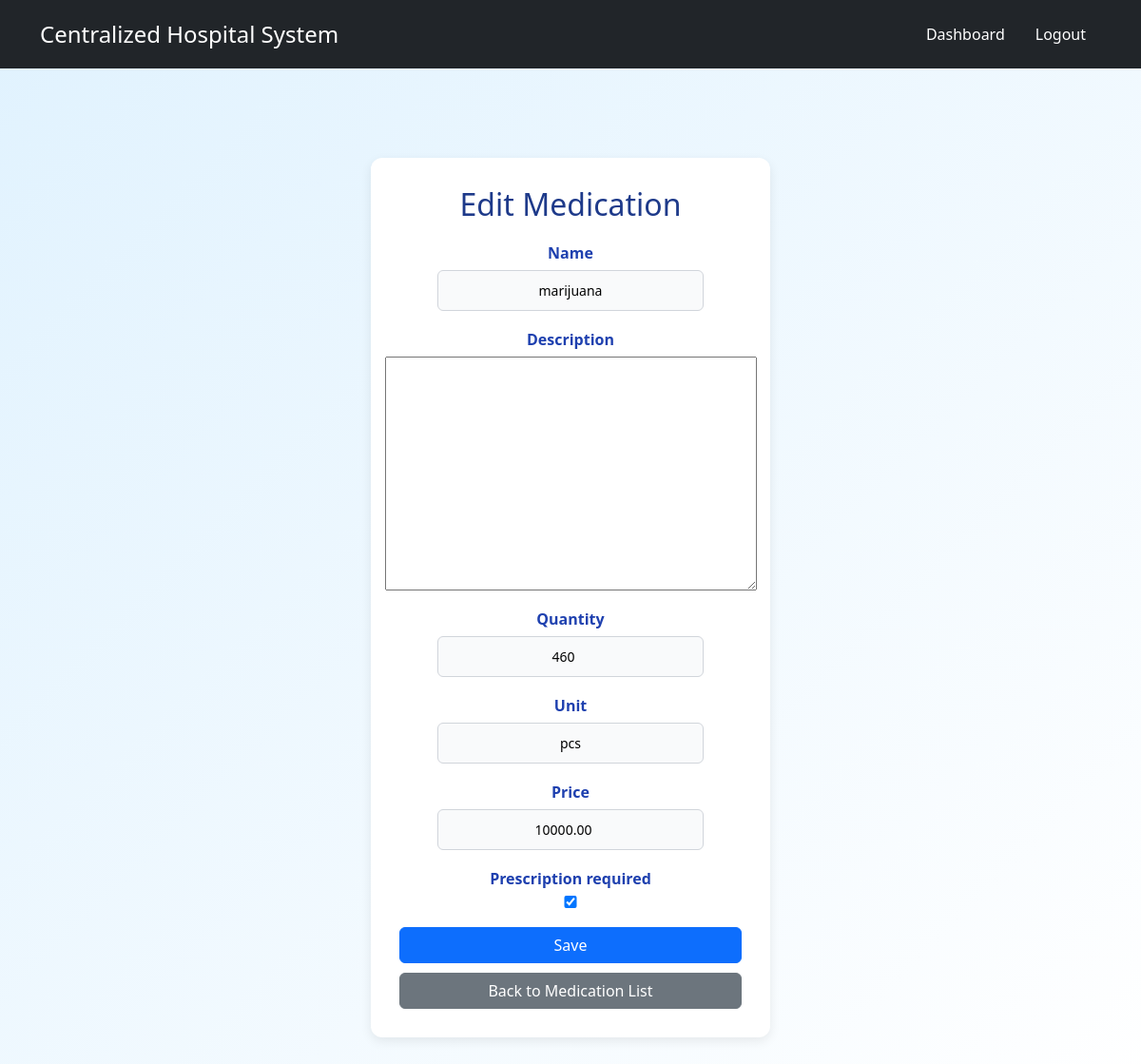
/inventory/medications/7/edit/?hospital_id=4 (signed in), run on an earlier commit of the app's database.
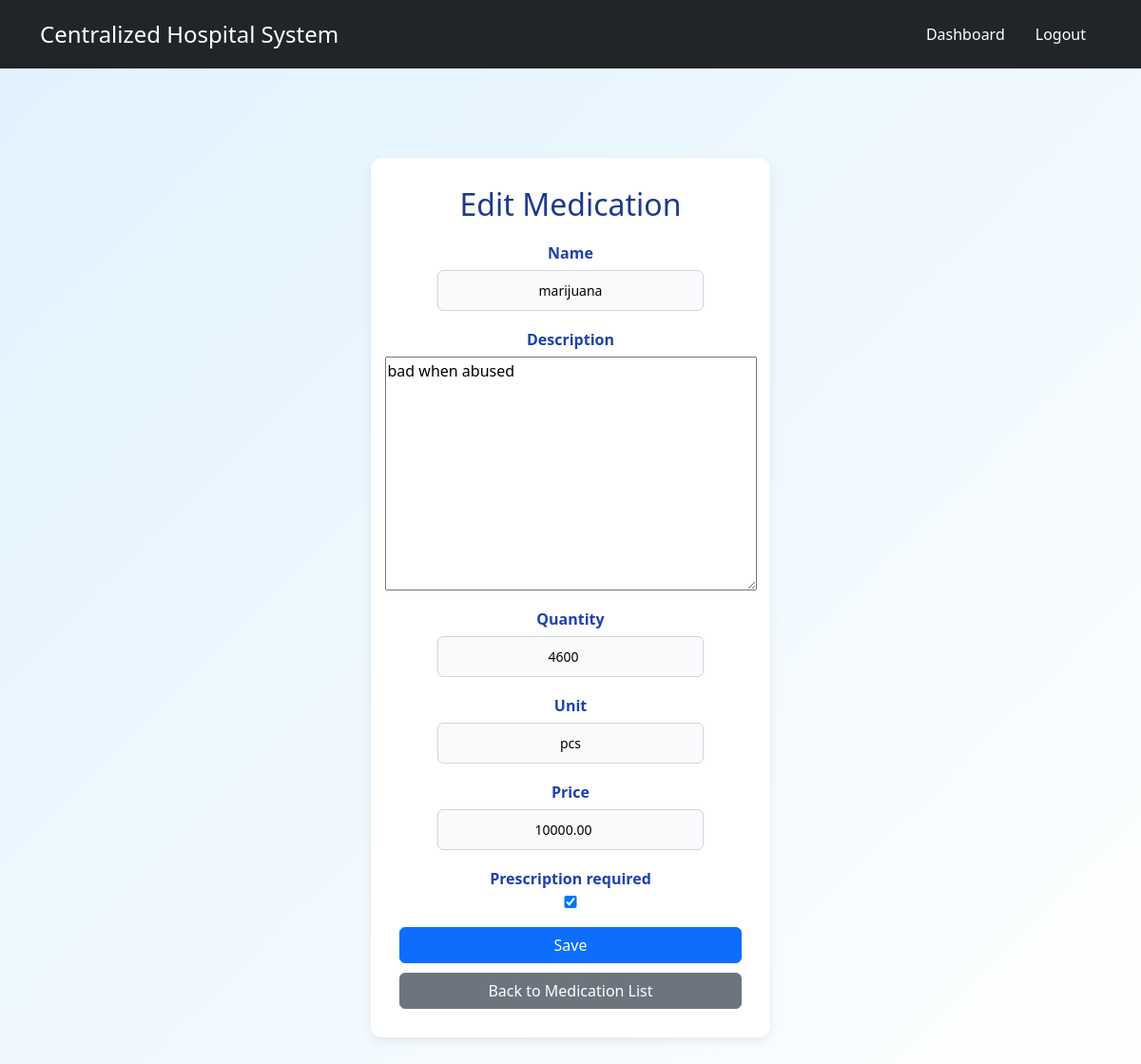
And on a later commit of the database.
### inventory/models.py (models this page shows, shortened)
class Medication(models.Model):
    name = models.CharField(max_length=100)
    description = models.TextField(blank=True, null=True)
    quantity = models.PositiveIntegerField(default=0)  # Stock in inventory
    unit = models.CharField(max_length=50, default="pcs")  # e.g., tablets, bottles
    price = models.DecimalField(max_digits=10, decimal_places=2)
    prescription_required = models.BooleanField(default=False)  # ✅ New field
    hospital = models.ForeignKey(Hospital, on_delete=models.SET_NULL, null=True, blank=True, related_name="medication")
    created_at = models.DateTimeField(auto_now_add=True)
    updated_at = models.DateTimeField(auto_now=True)

### accounts/decorators.py (the view)
        def wrapper(request, *args, **kwargs):
            if not request.user.is_authenticated:
                return HttpResponseForbidden("You must be logged in.")
            if request.user.role not in roles:
                return HttpResponseForbidden("You do not have permission to access this page.")
            return view_func(request, *args, **kwargs)

### inventory/forms.py
class MedicationForm(forms.ModelForm):
    class Meta:
        model = Medication
        fields = ['name', 'description', 'quantity', 'unit', 'price', 'prescription_required']

### inventory/templates/inventory/medication_form.html (shortened to what this page needs)
{% extends "base.html" %}
{% block content %}
<div class="form-container">
    <h2>{{ form.instance.pk|yesno:"Edit Medication,Add Medication" }}</h2>
    <form method="post">
        {% for field in form %}
            <div class="form-group">
                <label for="{{ field.id_for_label }}">{{ field.label }}</label>
                {{ field }}
            </div>
        {% endfor %}
        <div class="form-actions">
            <button type="submit" class="btn btn-primary">Save</button>
            <a href="{% url 'inventory:medication_list' %}?hospital_id={{ hospital.id }}" class="btn btn-secondary">Back to Medication List</a>
        </div>
    </form>
</div>
{% endblock %}

What changed in the data, as far as the page shows it:
changed Medication "Edit Medication": description (not shown) → "bad when abused"; quantity "460" → "4600"
